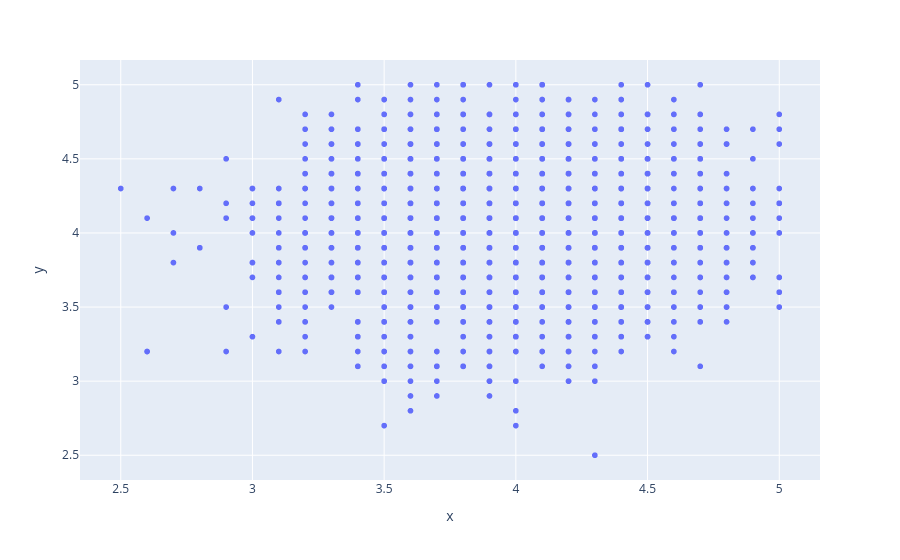

Here is the notebook cell this chart was saved with:
### Code cell
fig = px.scatter(x=df['swiggy_rating'], y=df['zomato_rating'])
fig.show()

### Figure 1 — Plotly figure (JSON) as saved in the notebook; plotly's stock layout.template omitted (floating-point values rounded to 4 significant figures; data arrays with more than 128 entries replaced by an {"elided": "..."} marker saying what was removed)
{"data": [{"hovertemplate": "x=%{x}<br>y=%{y}<extra></extra>", "legendgroup": "", "marker": {"color": "#636efa", "symbol": "circle"}, "mode": "markers", "name": "", "showlegend": false, "type": "scattergl", "x": {"elided": "2500 float values"}, "xaxis": "x", "y": {"elided": "2500 float values"}, "yaxis": "y"}], "layout": {"legend": {"tracegroupgap": 0}, "margin": {"t": 60}, "xaxis": {"anchor": "y", "domain": [0, 1], "title": {"text": "x"}}, "yaxis": {"anchor": "x", "domain": [0, 1], "title": {"text": "y"}}}}
